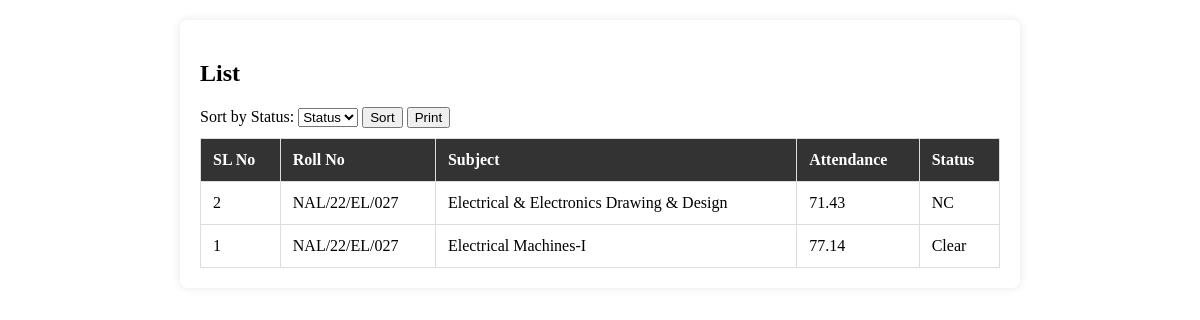
The page /el4.php on the database its author committed.
### tables this page shows
CREATE TABLE `attendance_el_semester4` (
  `id` int(11) NOT NULL,
  `roll_number` varchar(20) NOT NULL,
  `semester` varchar(20) NOT NULL,
  `subject` varchar(100) DEFAULT NULL,
  `attendance_percentage` decimal(5,2) NOT NULL,
  `status` varchar(20) NOT NULL
);

### el4.php (the view, shortened to what this page needs)
<?php
include 'db.php';
?>
<!DOCTYPE html>
<html lang="en">
<head>
</head>
<?php
$sort_order = "ASC";
$query = "SELECT * FROM attendance_el_semester4";
$query .= " ORDER BY
    CASE
        WHEN status = 'NC' THEN 1
        WHEN status = 'DC' THEN 2
        WHEN status = 'Clear' THEN 3
        ELSE 4
    END $sort_order";
$result = $conn->query($query);
?>
<body>
    <main>
        <section id="cse1">
            <h2>List</h2>
            <form action="" method="get">
                <label for="sort">Sort by Status:</label>
                <select name="status" id="status">
                <option value="">Status</option>
                </select>
                <button type="submit">Sort</button>
                <button type="button" onclick="printTable()">Print</button>
            </form>
            <table id="printTable">
                <thead>
                    <tr>
                        <th>SL No</th>
                        <th>Roll No</th>
                        <th>Subject</th>
                        <th>Attendance</th>
                        <th>Status</th>
                    </tr>
                </thead>
                <tbody>
                    <?php
                    while ($row = $result->fetch_assoc()) {
                        echo "<tr>";
                        echo "<td>{$row['id']}</td>";
                        echo "<td>{$row['roll_number']}</td>";
                        echo "<td>{$row['subject']}</td>";
                        echo "<td>{$row['attendance_percentage']}</td>";
                        echo "<td>{$row['status']}</td>";
                        echo "</tr>";
                    }
                    ?>
                </tbody>
            </table>
        </section>
    </main>
</body>
</html>

### el4.php (style rules this page uses)
main { max-width: 800px; margin: 20px auto; background-color: #fff; padding: 20px; border-radius: 8px; box-shadow: 0 0 10px rgba(0, 0, 0, 0.1); }
table { width: 100%; border-collapse: collapse; margin-top: 10px; }
table, th, td { border: 1px solid #ddd; }
th, td { padding: 12px; text-align: left; }
th { background-color: #333; color: #fff; }

### rows shown on the page
attendance_el_semester4: id "2", roll_number "NAL/22/EL/027", subject "Electrical & Electronics Drawing & Design", attendance_percentage "71.43", status "NC"
attendance_el_semester4: id "1", roll_number "NAL/22/EL/027", subject "Electrical Machines-I", attendance_percentage "77.14", status "Clear"
